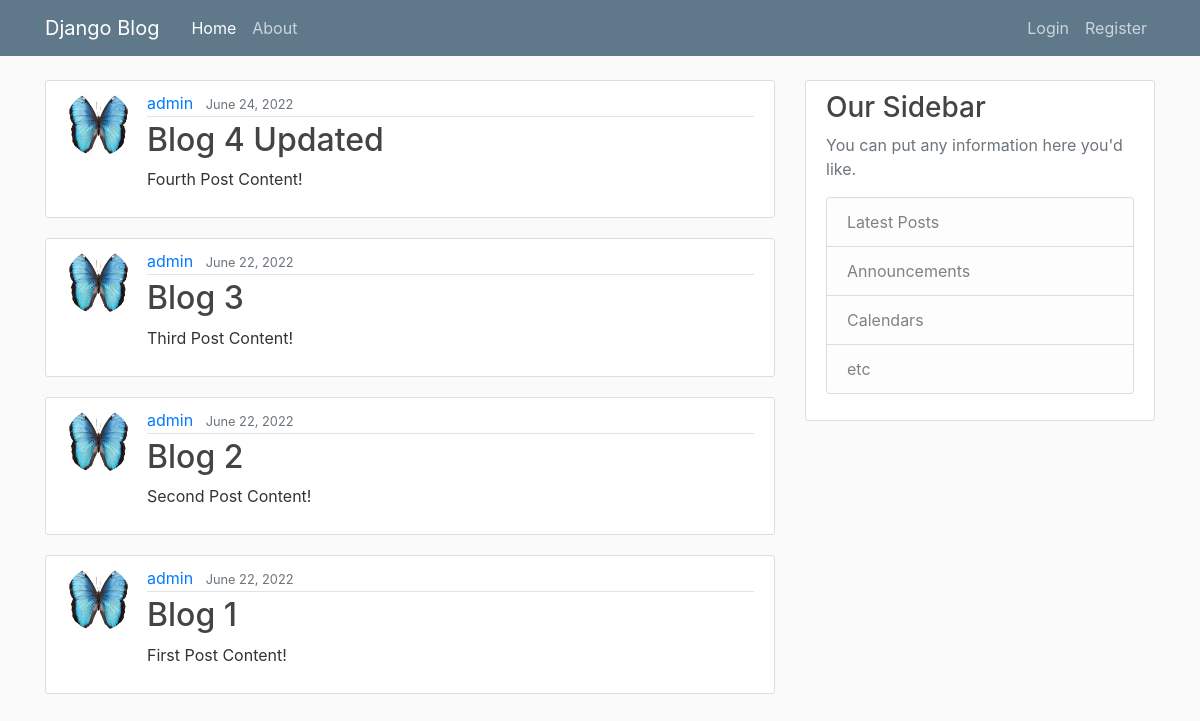
/, run on an earlier commit of the app's database.
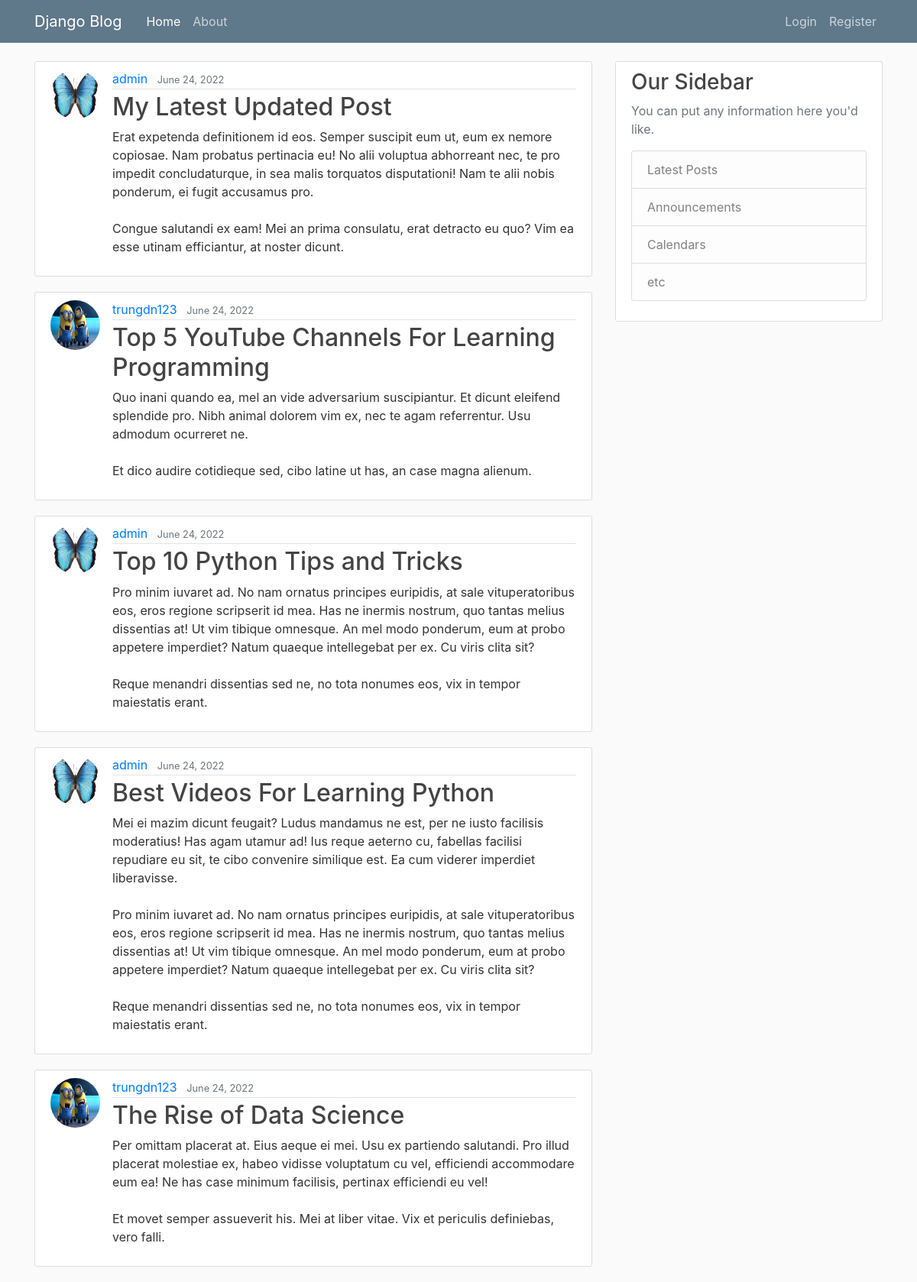
And on a later commit of the database.
### blog/models.py (models this page shows, shortened)
class Post(models.Model):
    title = models.CharField(max_length=100)
    content = models.TextField()
    date_posted = models.DateTimeField(default=timezone.now)
    author = models.ForeignKey(User, on_delete=models.CASCADE)

### users/models.py (models this page shows, shortened)
class Profile(models.Model):
    user = models.OneToOneField(User, on_delete=models.CASCADE)
    image = models.ImageField(default='default.jpg', upload_to='profile_pics')

### blog/views.py (the view)
# urls.py: path('', PostListView.as_view(), name='blog-home'),
class PostListView(ListView):
    model = Post
    template_name = 'blog/home.html'  # <app>/<model>_<viewtype>.html
    context_object_name = 'posts'
    ordering = ['-date_posted']
    paginate_by = 5

### blog/templates/blog/home.html
{% extends 'blog/base.html' %}
{% block content %}
    {% for post in posts %}
        <article class="media content-section">
            <img class="rounded-circle article-img" src="{{ post.author.profile.image.url }}" alt="">
            <div class="media-body">
                <div class="article-metadata">
                    <a class="mr-2" href="#">{{ post.author }}</a>
                    <small class="text-muted">{{ post.date_posted|date:"F d, Y" }}</small>
                </div>
                <h2><a class="article-title" href="{% url 'post-detail' post.id %}">{{ post.title }}</a></h2>
                <p class="article-content">{{ post.content }}</p>
            </div>
        </article>
    {% endfor %}
{% endblock %}

What changed in the data, as far as the page shows it:
no longer on this page (row unchanged): Post: author.profile.image (picture), author "admin", date_posted "June 24, 2022", title "Blog 4 Updated", content "Fourth Post Content!"
no longer on this page (row unchanged): Post: author.profile.image (picture), author "admin", date_posted "June 22, 2022", title "Blog 3", content "Third Post Content!"
no longer on this page (row unchanged): Post: author.profile.image (picture), author "admin", date_posted "June 22, 2022", title "Blog 2", content "Second Post Content!"
no longer on this page (row unchanged): Post: author.profile.image (picture), author "admin", date_posted "June 22, 2022", title "Blog 1", content "First Post Content!"
added Post: author.profile.image (picture), author "admin", date_posted "June 24, 2022", title "My Latest Updated Post", content "Erat expetenda definitionem id eos. Semper suscipit eum ut, eum ex nemore copiosae. Nam probatus pertinacia eu! No alii voluptua abhorreant nec, te pro impedit concludaturque, in sea malis torquatos disputationi! Nam te alii nobis ponderum, ei fugit accusamus pro. Congue salutandi ex eam! Mei an prima consulatu, erat detracto eu quo? Vim ea esse utinam efficiantur, at noster dicunt."
added Post: author.profile.image (placeholder picture), author "trungdn123", date_posted "June 24, 2022", title "Top 5 YouTube Channels For Learning Programming", content "Quo inani quando ea, mel an vide adversarium suscipiantur. Et dicunt eleifend splendide pro. Nibh animal dolorem vim ex, nec te agam referrentur. Usu admodum ocurreret ne. Et dico audire cotidieque sed, cibo latine ut has, an case magna alienum."
added Post: author.profile.image (picture), author "admin", date_posted "June 24, 2022", title "Top 10 Python Tips and Tricks", content "Pro minim iuvaret ad. No nam ornatus principes euripidis, at sale vituperatoribus eos, eros regione scripserit id mea. Has ne inermis nostrum, quo tantas melius dissentias at! Ut vim tibique omnesque. An mel modo ponderum, eum at probo appetere imperdiet? Natum quaeque intellegebat per ex. Cu viris clita sit? Reque menandri dissentias sed ne, no tota nonumes eos, vix in tempor maiestatis erant."
added Post: author.profile.image (picture), author "admin", date_posted "June 24, 2022", title "Best Videos For Learning Python", content "Mei ei mazim dicunt feugait? Ludus mandamus ne est, per ne iusto facilisis moderatius! Has agam utamur ad! Ius reque aeterno cu, fabellas facilisi repudiare eu sit, te cibo convenire similique est. Ea cum viderer imperdiet liberavisse. Pro minim iuvaret ad. No nam ornatus principes euripidis, at sale vituperatoribus eos, eros regione scripserit id mea. Has ne inermis nostrum, quo tantas melius dissentias at! Ut vim tibique omnesque. An mel modo ponderum, eum at probo appetere imperdiet? Natum quaeque intellegebat per ex. Cu viris clita sit? Reque menandri dissentias sed ne, no tota nonumes eos, vix in tempor maiestatis erant."
added Post: author.profile.image (placeholder picture), author "trungdn123", date_posted "June 24, 2022", title "The Rise of Data Science", content "Per omittam placerat at. Eius aeque ei mei. Usu ex partiendo salutandi. Pro illud placerat molestiae ex, habeo vidisse voluptatum cu vel, efficiendi accommodare eum ea! Ne has case minimum facilisis, pertinax efficiendi eu vel! Et movet semper assueverit his. Mei at liber vitae. Vix et periculis definiebas, vero falli."
